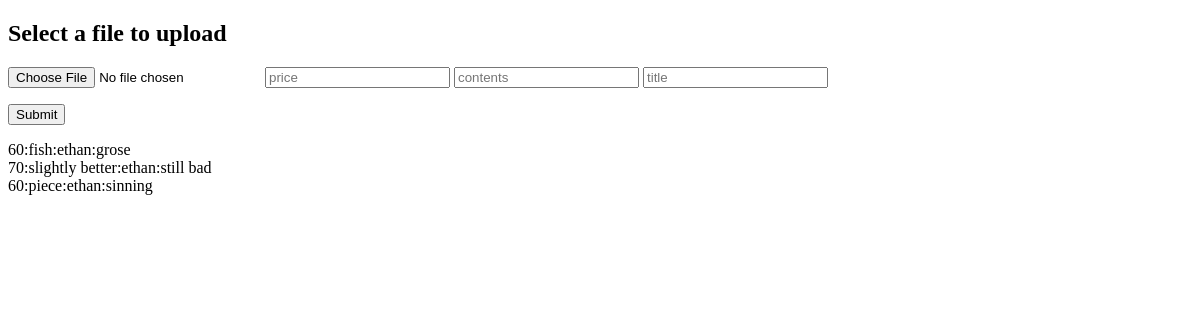
The app's page /post, older data.
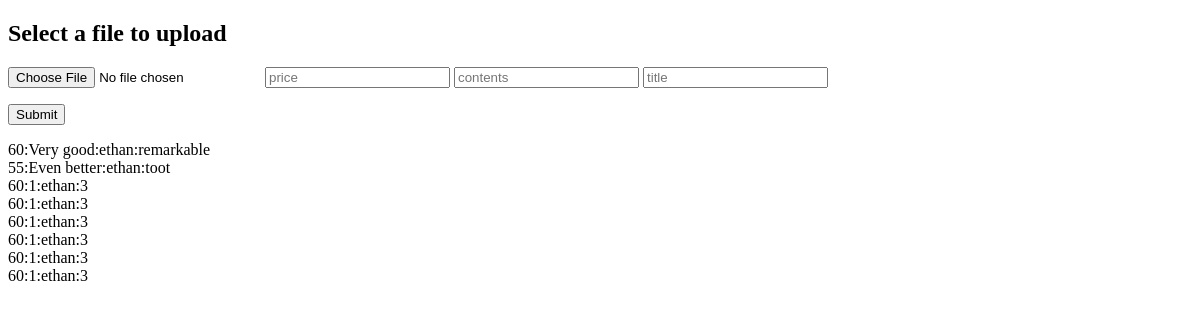
The same page, newer data.
### tables this page shows
CREATE TABLE "posts" (
	"id"	INTEGER NOT NULL,
	"price"	TEXT NOT NULL,
	"content"	TEXT,
	"user_name"	TEXT NOT NULL,
	"title"	TEXT NOT NULL,
	"file_name"	TEXT NOT NULL,
	"file_blob"	TEXT NOT NULL,
	PRIMARY KEY("id")
);

### main.py (the view, shortened to what this page needs)
@main.route('/post', methods=['POST','GET'])
def post():
    return render_template('post.html',posts=get_posts())

### models.py (called while the page is built)
def get_posts():
    con = sql.connect(path.join(ROOT, 'food_database.db'))
    cur = con.cursor()
    cur.execute('select * from posts')
    posts = cur.fetchall()
    return posts

### templates/post.html (shortened to what this page needs)
<!DOCTYPE html>
<h2>Select a file to upload</h2>
<form method="post" action="/post" enctype="multipart/form-data">
  <p>
    <input type="file" name="file" autocomplete="off" required>
    <input placeholder="price" name="price">
    <input placeholder="contents" name="content">
    <input placeholder="title" name="title">
  </p>
  <p>
    <input type="submit" value="Submit">
  </p>
  <p>
    {% for post in posts %}
      <div>{{ post[1] + ':' + post[2] + ':' + post[3] + ':' + post[4] }}</div>
    {% endfor %}
  </p>
</form>

Row changes from the older to the newer data that the page shows:
changed posts: price+content+user_name "60:fish:ethan:grose" → "60:Very good:ethan:remarkable"
changed posts: price+content+user_name "70:slightly better:ethan:still bad" → "55:Even better:ethan:toot"
changed posts (number 3 of 8 on the later page): price+content+user_name "60:piece:ethan:sinning" → "60:1:ethan:3"
added posts: price+content+user_name "60:1:ethan:3"
added posts: price+content+user_name "60:1:ethan:3"
added posts: price+content+user_name "60:1:ethan:3"
added posts: price+content+user_name "60:1:ethan:3"
added posts: price+content+user_name "60:1:ethan:3"
